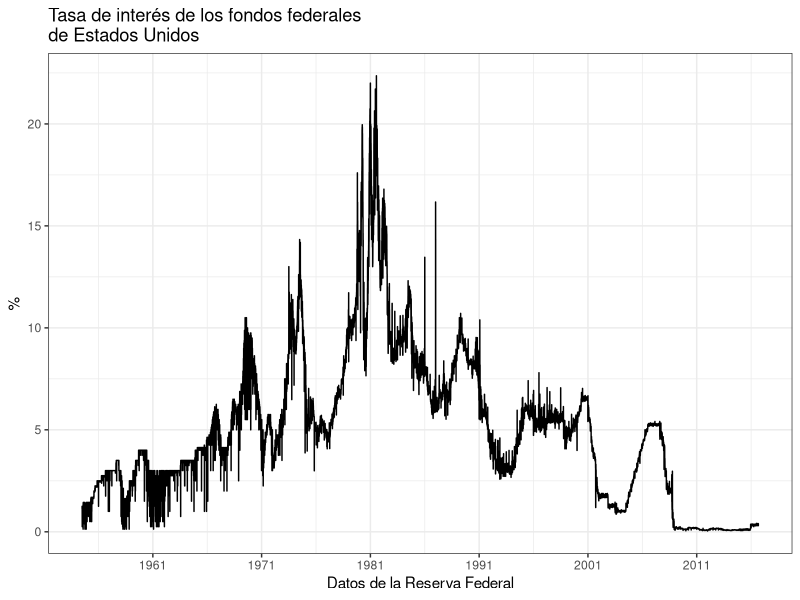
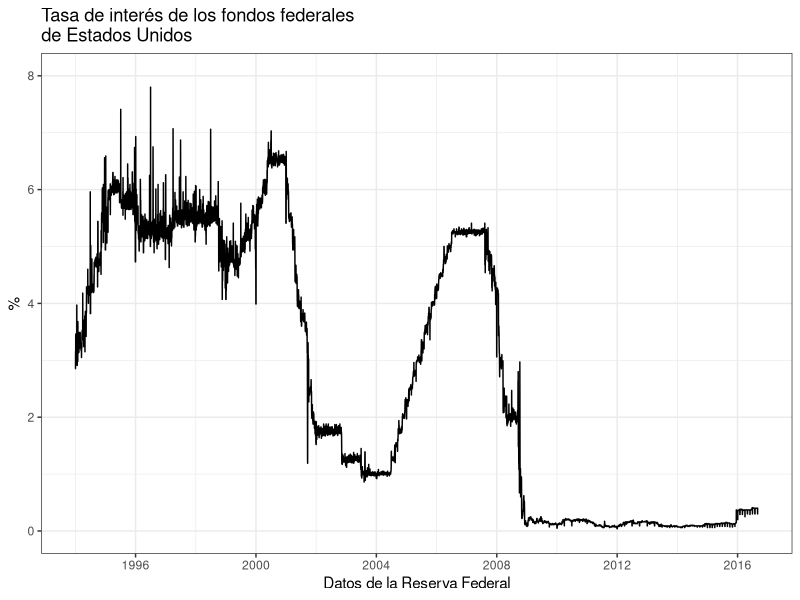
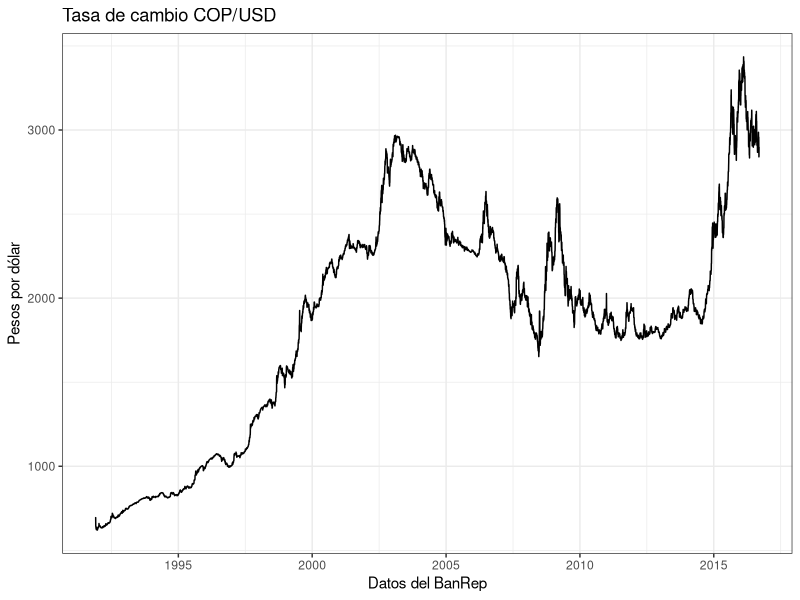
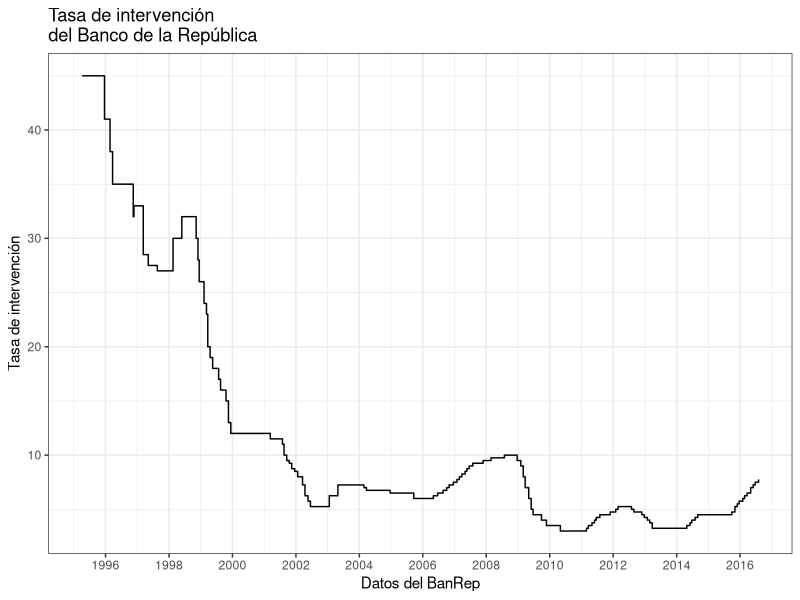
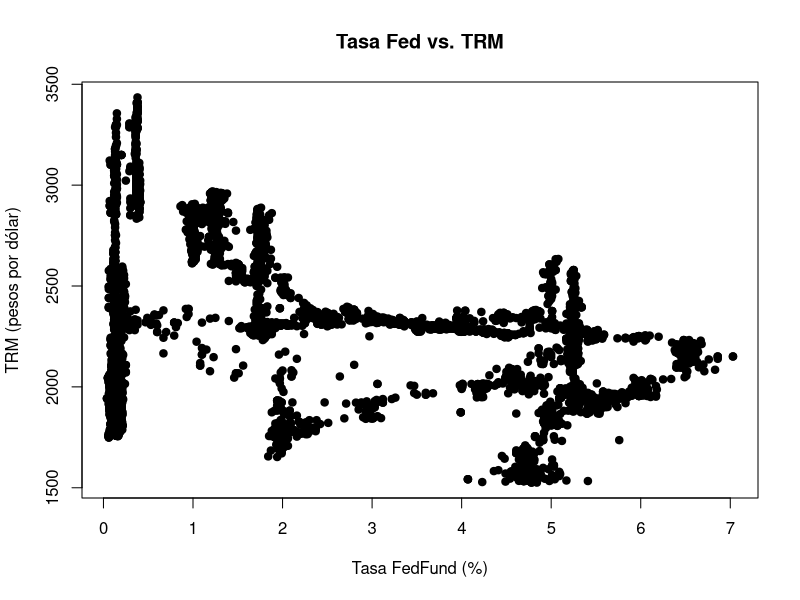
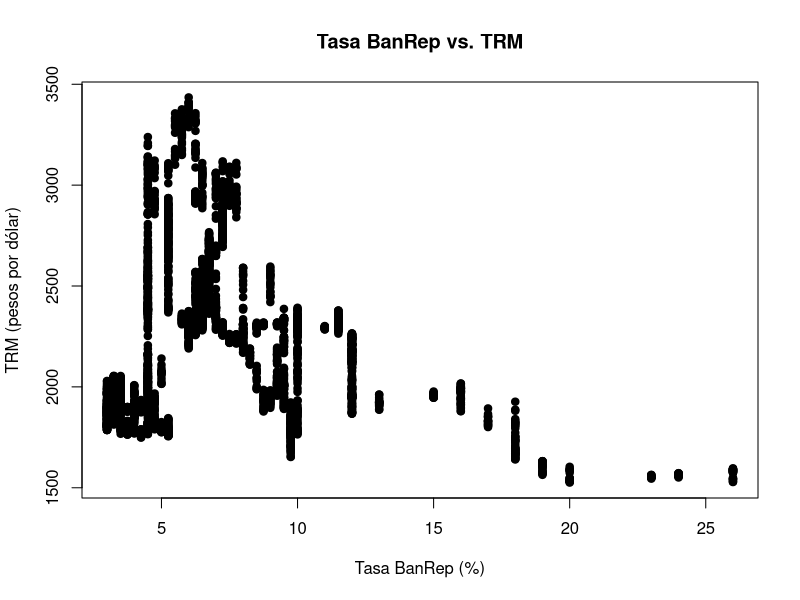
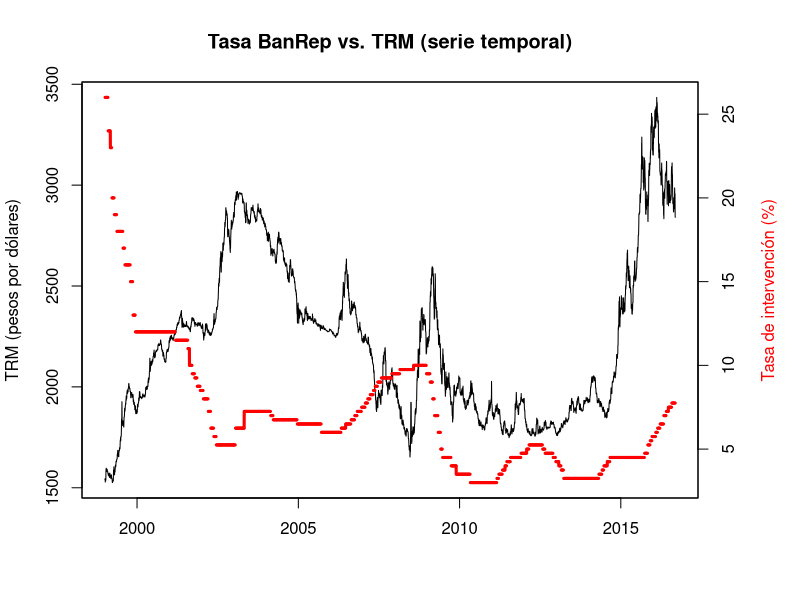
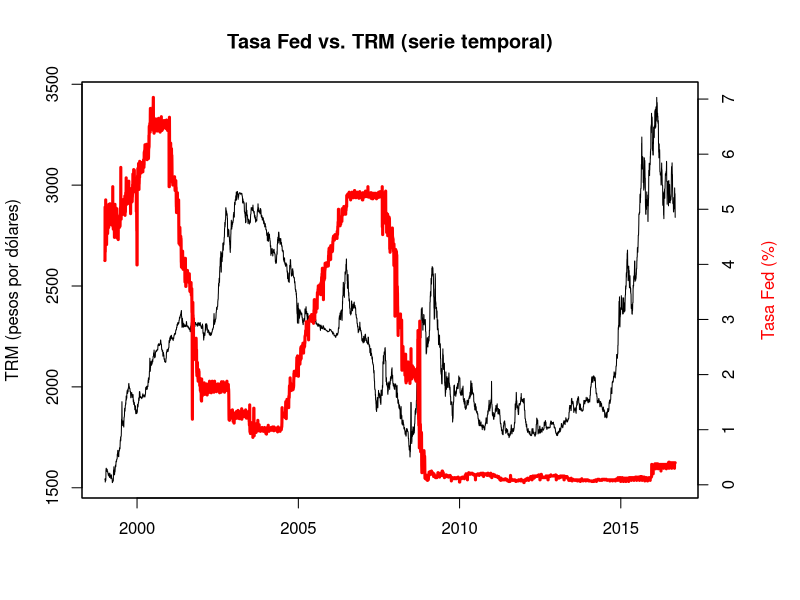

Write R code to recreate these figures, in order.
## ---- chunk 1
knitr::opts_chunk$set(echo = FALSE, warning = FALSE, message = FALSE)
## ---- chunk 2
# Cargando los paquetes que requerimos.
library(ggplot2)
library(reshape2)

## ---- chunk 3

fed <- read.csv("./data/fedrate.csv")
fed$day <- as.Date(fed$day)

## ---- chunk 4
ggplot(fed, aes(x=day, y=fedfundrate)) + labs(x="Datos de la Reserva Federal", y="%") + theme_bw() + geom_line() + ggtitle("Tasa de interés de los fondos federales \nde Estados Unidos") + scale_x_date(date_breaks = "10 year",date_labels = "%Y")
## ---- chunk 5
ggplot(fed, aes(x=day, y=fedfundrate)) + labs(x="Datos de la Reserva Federal", y="%") + theme_bw() + geom_line() + ggtitle("Tasa de interés de los fondos federales \nde Estados Unidos") + scale_x_date(date_breaks = "4 year",date_labels = "%Y",limits = as.Date(c("1994-01-01", NA))) + scale_y_continuous(limits=c(0,8))
## ---- chunk 6
exchangerate <- read.csv("./data/exchangerate.csv",dec=",")
exchangerate$day <- as.Date(exchangerate$day)
#exchangerate$month <- as.Date(paste(exchangerate$month,"-15",sep=""))

## ---- chunk 7
ggplot(exchangerate, aes(x=day, y=trm)) + labs(x="Datos del BanRep", y="Pesos por dólar") + theme_bw() + geom_line() + ggtitle("Tasa de cambio COP/USD") + scale_x_date(date_breaks = "5 year",date_labels = "%Y")
## ---- chunk 8
banreprate <- read.csv("./data/banreprate.csv", dec=",")
banreprate$date.modif <- as.Date(banreprate$date.modif)

## ---- chunk 9
ggplot(banreprate, aes(x=date.modif, y=banreprate*100)) + labs(x="Datos del BanRep", y="Tasa de intervención") + theme_bw() + geom_step() + ggtitle("Tasa de intervención \ndel Banco de la República") + scale_x_date(date_breaks = "2 year",date_labels = "%Y")

# Si quisiéramos generar los datos diarios, usaríamos la función stepfun().
# Carguemos los datos diarios proveídos por el Banco de la República desde 1999.
banrepday <- read.csv("./data/banreprateday.csv", dec=",")
banrepday$day <- as.Date(banrepday$day)
banrepday$banrepday <- banrepday$banrepday*100
## ---- chunk 10
# Unificando los datos diarios.
datos <- merge(x=banrepday, y=exchangerate, by="day",all.y = TRUE)
datos <- merge(x=datos, y=fed, by="day", all.y = TRUE)

# Tomamos sólo los datos desde 1999.
datos99 <- datos[which(datos$day=="1999-01-01"):which.max(datos$day),]

## ---- chunk 11
plot(datos99$trm ~ datos99$fedfundrate, type="p", pch=19
     ,main="Tasa Fed vs. TRM"
     ,xlab="Tasa FedFund (%)"
     ,ylab="TRM (pesos por dólar)")

## ---- chunk 12
plot(datos99$trm ~ datos99$banrepday, type="p", pch=19
     ,main="Tasa BanRep vs. TRM"
     ,xlab="Tasa BanRep (%)"
     ,ylab="TRM (pesos por dólar)")
# No se debe usar dev.off() en Knitr.
## ---- chunk 13
par(mar=c(5,4,4,5)+.1)
plot(x=datos99$day, y=datos99$trm, type="l",ylab="TRM (pesos por dólares)",xlab="",main="Tasa BanRep vs. TRM (serie temporal)")
par(new=T)
plot(x=datos99$day, y=datos99$banrepday, type="l", xlab="",ylab="",yaxt="n",xaxt="n", lwd=3,col="red")
axis(4)
mtext("Tasa de intervención (%)",side=4,line=3,col="red")
## ---- chunk 14
par(mar=c(5,4,4,5)+.1)
plot(x=datos99$day, y=datos99$trm, type="l",ylab="TRM (pesos por dólares)",xlab="",main="Tasa Fed vs. TRM (serie temporal)")
par(new=T)
plot(x=datos99$day, y=datos99$fedfundrate, type="l", xlab="",ylab="",yaxt="n",xaxt="n", lwd=3,col="red")
axis(4)
mtext("Tasa Fed (%)",side=4,line=3,col="red")
## ---- chunk 15
plot(x=datos99$day, y=datos99$fedfundrate, type="l",ylab="%",xlab="",main="Tasa Fed y Tasa Banrep (serie temporal)",ylim=c(0,15))
lines(x=datos99$day, y=datos99$banrepday, type="l", lwd=3, col="red")
legend("topright", c("BanRep","Fed"), fill=c("red","black"), border = F, bty = "n")
